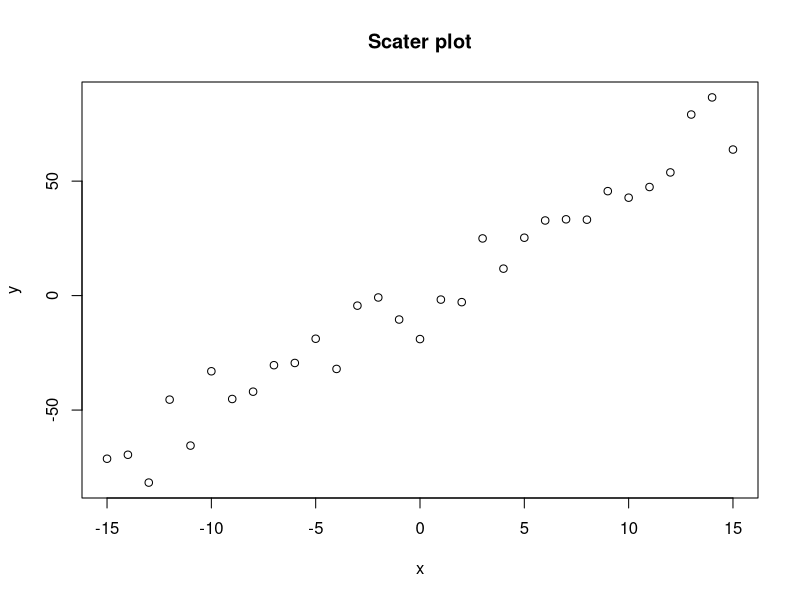
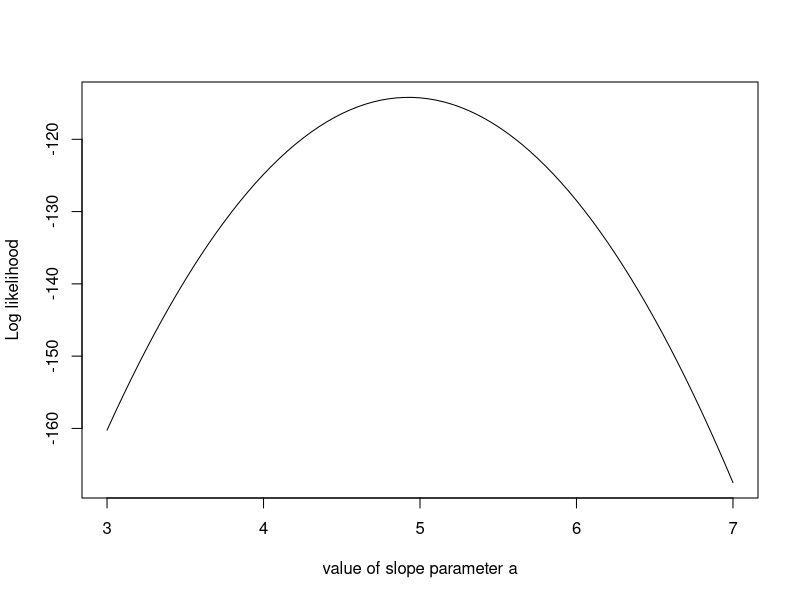

Reproduce these figures in R, in order.
#cONTOH MCMC

#Makov Chain Monte Carlo
trueA<-5
trueB<-0
trueSd<-10
sampleSize<-31

#membangkitkan variabel bebas
x<-(-(sampleSize-1)/2):((sampleSize-1)/2)
#membangkitkan variabel dependen
y<-trueB+trueA*x+rnorm(n=sampleSize, mean=0, sd=trueSd)
plot(x,y, main = "Scater plot")

#membuat model statistik
likelihood<-function(param) {
  a<-param[1]
  b<-param[2]
  sd<-param[3]
  
  pred<-a*x+b
  singlelikelihoods<-dnorm(y, mean=pred, sd=sd, log=T)
  sumll<-sum(singlelikelihoods)
  return(sumll)
}

#plot likelihood
slopevalues<-function(x){
  return(likelihood(c(x,trueB,trueSd)))
}
slopelikelihoods<-lapply(seq(3,7, by=0.05), slopevalues)
plot(seq(3,7, by=0.05), slopelikelihoods, type="l", xlab = "value of slope parameter a",
     ylab= "Log likelihood")

#Prior distribution
prior<-function(param){
  a<-param[1]
  b<-param[2]
  sd<-param[3]
  aprior<-dunif(a, min=1, max = 10, log=T)
  bprior<-dnorm(b, sd=5, log=T)
  sdprior<-dunif(sd, min=0, max=30, log=T)
  return(aprior+bprior+sdprior)
}

posterior<-function(param){
  return(likelihood(param)+prior(param))
}

proposalfunction<-function(param){
  return(rnorm(3, mean = param, sd=c(0.1,0.5,0.3)))
}

run_metropolis_MCMC<-function(starvalue, iteration){
  chain<- array(dim = c(iteration+1,3))
  chain[1,]<-starvalue
  for(i in 1:iteration){
    proposal<-proposalfunction(chain[i,])
    probab<-exp(posterior(proposal)-posterior(chain[1,]))
    if(runif(1)<probab){
      chain[i+1,]=proposal
    }else{
      chain[i+1,]=chain[i,]
    }
  }
  return(chain)
}

startvalue<-c(4,0,10)
chain<-run_metropolis_MCMC(startvalue,10000)
burnln<-5000#bangkitkan sebanyak 5000 kali
acceptance<-1-mean(duplicated(chain[-(1:burnln)]))

#estimasi parameter dengan algoritma MH
cat("Estimasi paramter a =", mean(chain[-(1:burnln),1]))
cat("Estimasi paramter b =", mean(chain[-(1:burnln),2]))
cat("Estimasi paramter sd =", mean(chain[-(1:burnln),3]))

#estimasi dengan OLS

lin<-lm(y~x)
summary(lin)
